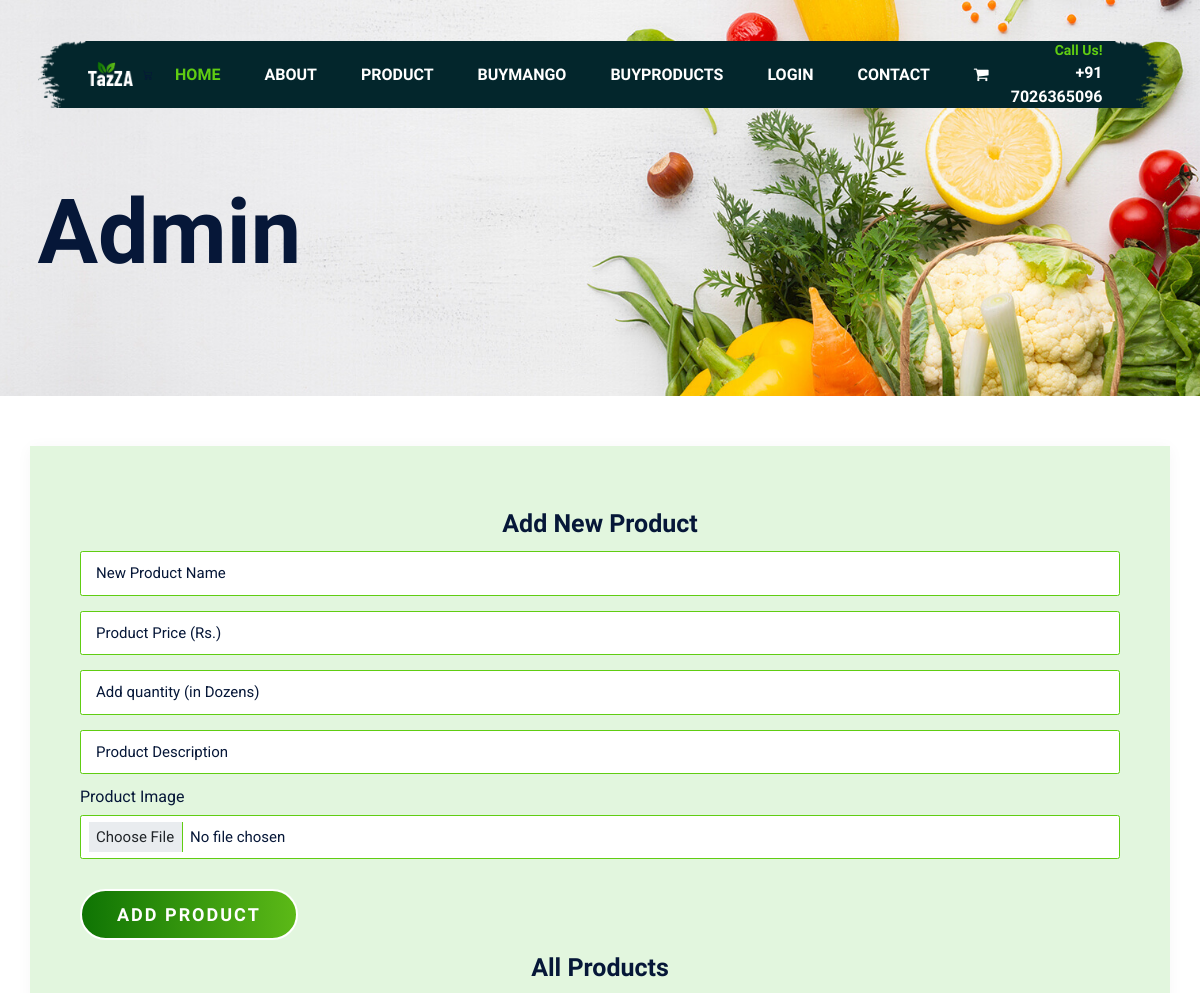
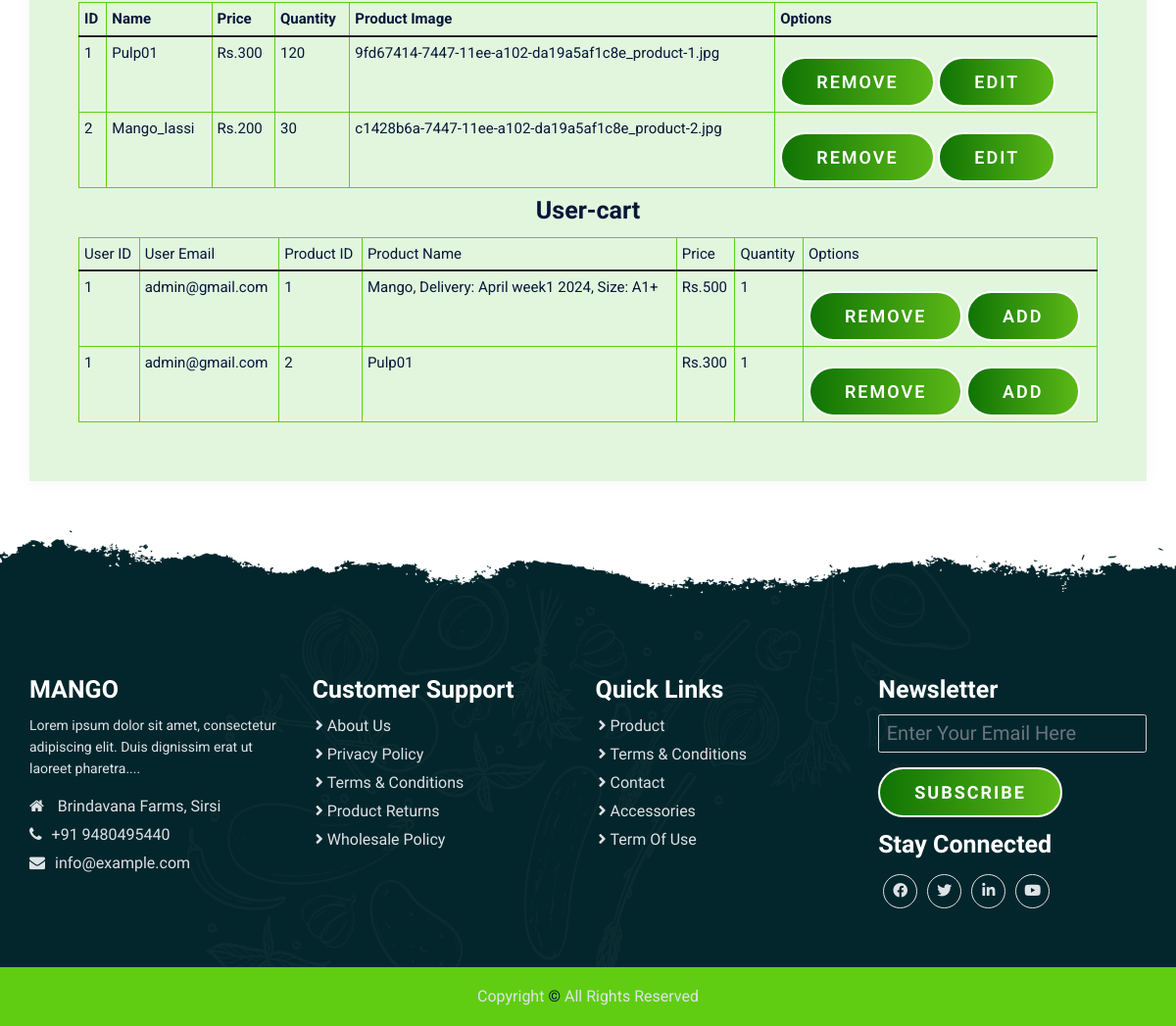
Page /admin_page on the committed database (2 pictures, top to bottom).
### website/models.py (models this page shows, shortened)
class Product(db.Model):
    id = db.Column(db.Integer, primary_key=True)
    name = db.Column(db.String(length=30), nullable=False, unique=True)
    price = db.Column(db.Integer(), nullable=False)
    quantity =  db.Column(db.Integer(), nullable=False)
    description = db.Column(db.String(length=1024),nullable=False,unique =True)
    img = db.Column(db.String(), nullable=True)

class Cart(db.Model):
    id = db.Column(db.Integer, primary_key=True)
    name = db.Column(db.String(length=30), nullable=False)
    price = db.Column(db.Integer(), nullable=False)
    quantity =  db.Column(db.Integer(), nullable=False, default=1)
    description = db.Column(db.String(length=1024),nullable=False)
    owner = db.Column(db.Integer,db.ForeignKey('user.id'))

class User(db.Model, UserMixin):
    id = db.Column(db.Integer, primary_key=True)
    email = db.Column(db.String(150), unique=True)
    password = db.Column(db.String(150))
    first_name = db.Column(db.String(150))
    carts = db.relationship('Cart', backref='owned_user', lazy=True)    #lazy to grab all items in one shot

### website/admin.py (the view, shortened to what this page needs)
@admin.route('/admin_page', methods=['GET', 'POST'])
def admin_page():
    products = Product.query.all()
    carts = Cart.query.all()
    return render_template("admin.html", user=current_user, carts=carts, products=products, page = "contact")

### website/templates/admin.html (shortened to what this page needs)
{% extends "base.html" %} {% block title %}Admin{% endblock %}
{% block content %}
<section class="banner_section">
    <div class="container">
        <div class="banner-content">
            <h1>Admin</h1>
        </div>
    </div>
</section>
<section class="admin_section">
    <div class="container">
      <div class="row justify-content-center">
      <div class="col-12 contact-form">
        <form method="POST" enctype="multipart/form-data">
        <h4 align="center">Add New Product</h4>
        <div class="form-group">
            <br/>
            <input
            type="text"
            class="form-control"
            id="name"
            name="name"
            placeholder="New Product Name"/>
        </div>
        <div class="form-group">
            <br/>
            <input
            type="number"
            class="form-control"
            id="price"
            name="price"
            placeholder="Product Price (Rs.)"/>
        </div>
        <div class="form-group">
            <br/>
            <input
            type="number"
            class="form-control"
            id="quantity"
            name="quantity"
            placeholder="Add quantity (in Dozens)"/>
        </div>
        <div class="form-group">
            <br/>
            <input
            type="text"
            class="form-control"
            id="description"
            name="description"
            placeholder="Product Description"/>
        </div>
        <div class="form-group">
            <label for="formFileSm" class="form-label"><p>Product Image</p></label>
            <input type="file" class="form-control" name="img" />
        </div>
        <br />
        <input type="submit" name="add" value="Add Product" class="btn main-btn" />
        </form>
        <h4 align="center">All Products</h4>
        <table class="table" name="Product">
            <thead>
                <tr>
                    <th scope="col"><strong>ID</strong></th>
                    <th scope="col"><strong>Name</strong></th>
                    <th scope="col"><strong>Price</strong></th>
                    <th scope="col"><strong>Quantity</strong></th>
                    <th scope="col"><strong>Product Image</strong></th>
                    <th scope="col"><strong>Options</strong></th>
                </tr>
            </thead>
            <tbody>
                {% for product in products %}
                <form method="POST" enctype="multipart/form-data" >
                <td>{{ product.id }}</td>
                <td>{{ product.name }}</td>
                <td>Rs.{{ product.price }}</td>
                <td>{{ product.quantity }}</td>
                <td>{{ product.img }}</td>
                <td>
                    <input type="submit" name="remove" value="Remove" class="btn main-btn"/>
                    <input type="submit" name="edit" value="Edit" class="btn main-btn" data-toggle="modal" data-target="#Modal-EditProduct-{{ product.id }}"/>
                </td>
            {% endfor %}
            </tbody>
            </table>
            <h4 align="center"> User-cart </h4>
                <table class="table" name="User-cart">
                    <thead>
                        <tr>
                            <th scope="col">User ID</th>
                            <th scope="col">User Email</th>
                            <th scope="col">Product ID</th>
                            <th scope="col">Product Name</th>
                            <th scope="col">Price</th>
                            <th scope="col">Quantity</th>
                            <th scope="col">Options</th>
                        </tr>
                    </thead>
                    <form method="POST">
                    <tbody>
                        {% for cart in carts %}
                        <td>{{ cart.owned_user.id }}</td>
                        <td>{{ cart.owned_user.email }}</td>
                        <td>{{ cart.id }}</td>
                        <td>{{ cart.name }}</td>
                        <td>Rs.{{ cart.price }}</td>
                        <td>{{ cart.quantity }}</td>
                        <td>
                            <input type="submit" name="remove" value="Remove" class="btn main-btn"/>
                            <input type="submit" name="buy" value="Add" class="btn main-btn"/>
                        </td>
                {% endfor %}
            </tbody>
            </form>
            </table>
        </div>
      </div>
      </div>
</section>
{% endblock %}

### website/templates/base.html (shortened to what this page needs)
<!DOCTYPE html>
<html lang="en">
<head>
    <link rel="stylesheet" href="{{url_for('static',filename='css/lightbox.css') }}">
    <link href="https://cdn.jsdelivr.net/npm/bootstrap@5.1.3/dist/css/bootstrap.min.css" rel="stylesheet">
    <link rel="stylesheet" href="https://cdnjs.cloudflare.com/ajax/libs/font-awesome/5.15.4/css/all.min.css" />
    <link rel="stylesheet" href="{{url_for('static',filename='css/style.css') }}">
    <link rel="stylesheet" href="{{url_for('static',filename='css/responsive-style.css') }}">
    <link rel="stylesheet" href="https://maxcdn.bootstrapcdn.com/font-awesome/4.4.0/css/font-awesome.min.css">
</head>
<body class={{ page }}>
    <header id="full_nav">
        <div class="header">
            <div class="container">
                <nav class="navbar navbar-expand-lg">
                    <a class="navbar-brand" href="/">
                        <img decoding="async" src="{{url_for('static',filename="images/logo.png") }}" alt="">
                    </a>
                    <div class="collapse navbar-collapse" id="main-nav">
                        <ul class="navbar-nav mx-auto">
                            <li class="nav-item">
                                <a class="nav-link active" href="/">Home</a>
                            </li>
                            <li class="nav-item">
                                <a class="nav-link" href="/about">About</a>
                            </li>
                            <li class="nav-item">
                                <a class="nav-link" href="/product">Product</a>
                            </li>
                            <li class="nav-item">
                                <a class="nav-link" href="/buymango">BuyMango</a>
                            </li>
                            <li class="nav-item">
                                <a class="nav-link" href="/buyproducts">BuyProducts</a>
                            </li>
                            {% if user.is_authenticated %}
                            <li class="nav-item">
                                <a class="nav-link" href="/logout">Logout</a>
                            </li>
                            {% if user.email == "admin@gmail.com" %}
                            <li class="nav-item">
                                <a class="nav-link" href="/admin_page">Admin-Page</a>
                            </li>
                            {% endif %}
                            {% else %}
                            <li class="nav-item">
                                <a class="nav-link" href="/login">Login</a>
                            </li>
                            {% endif %}
                            <li class="nav-item">
                                <a class="nav-link" href="/contact">Contact</a>
                            </li>
                            <li class="nav-item">
                                <a class="nav-link" href="/cart">
                                    <i class="fa fa-shopping-cart"></i>
                                </a>
                            </li>
                        </ul>
                        <div class="header_right">
                            <div class="text-lg-end">
                                <span>Call Us!</span>
                                <span class="phone_no">+91 7026365096</span>
                            </div>
                        </div>
                    </div>
                </nav>
            </div>
        </div>
    </header>
    {% block content %}
    {% endblock %}
    <section class="footer_wrapper mt-3 mt-md-0">
        <div class="container px-5 px-lg-0">
            <div class="row">
                <div class="col-lg-3 col-sm-6 mb-5 mb-lg-0">
                    <h5>MANGO</h5>
                    <p class="mb-4 ps-0 company_details">Lorem ipsum dolor sit amet, consectetur adipiscing elit. Duis
                        dignissim erat ut laoreet
                        pharetra....</p>
                    <div class="contact-info">
                        <ul class="list-unstyled">
                            <li><a href="#"><i class="fa fa-home me-3"></i> Brindavana Farms, Sirsi</a></li>
                            <li><a href="#"><i class="fa fa-phone me-3"></i>+91 9480495440</a></li>
                            <li><a href="#"><i class="fa fa-envelope me-3"></i>info@example.com</a></li>
                        </ul>
                    </div>
                </div>
                <div class="col-lg-3 col-sm-6 mb-5 mb-lg-0">
                    <h5>Customer Support</h5>
                    <ul class="link-widget p-0">
                        <li><a href="#">About Us</a></li>
                        <li><a href="#">Privacy Policy</a></li>
                        <li><a href="#">Terms & Conditions</a></li>
                        <li><a href="#">Product Returns</a></li>
                        <li><a href="#">Wholesale Policy</a></li>
                    </ul>
                </div>
                <div class="col-lg-3 col-sm-6 mb-5 mb-lg-0">
                    <h5>Quick Links</h5>
                    <ul class="link-widget p-0">
                        <li><a href="#">Product</a></li>
                        <li><a href="#">Terms & Conditions</a></li>
                        <li><a href="#">Contact</a></li>
                        <li><a href="#">Accessories</a></li>
                        <li><a href="#">Term Of Use</a></li>
                    </ul>
                </div>
                <div class="col-lg-3 col-sm-6 mb-5 mb-lg-0">
                    <h5>Newsletter</h5>
                    <div class="form-group mb-4">
                        <input type="email" class="form-control bg-transparent" placeholder="Enter Your Email Here">
                        <button type="submit" class="btn main-btn">Subscribe</button>
                    </div>
                    <h5>Stay Connected</h5>
                    <ul class="social-network d-flex align-items-center p-0">
                        <li><a href="#"><i class="fab fa-facebook-f"></i></a></li>
                        <li><a href="#"><i class="fab fa-twitter"></i></a></li>
                        <li><a href="#"><i class="fab fa-linkedin-in"></i></a></li>
                        <li><a href="#"><i class="fab fa-youtube"></i></a></li>
                    </ul>
                </div>
            </div>
        </div>
        <div class="container-fluid copyright-section">
            <p>Copyright <a href="#">© </a> All Rights Reserved</p>
        </div>
    </section>
</body>
</html>

### rows in the picture
Product: id "1", name "Pulp01", price "300", quantity "120", img "9fd67414-7447-11ee-a102-da19a5af1c8e_product-1.jpg"
Product: id "2", name "Mango_lassi", price "200", quantity "30", img "c1428b6a-7447-11ee-a102-da19a5af1c8e_product-2.jpg"
Cart: owned_user.id "1", owned_user.email "admin@gmail.com", id "1", name "Mango, Delivery: April week1 2024, Size: A1+", price "500", quantity "1"
Cart: owned_user.id "1", owned_user.email "admin@gmail.com", id "2", name "Pulp01", price "300", quantity "1"
